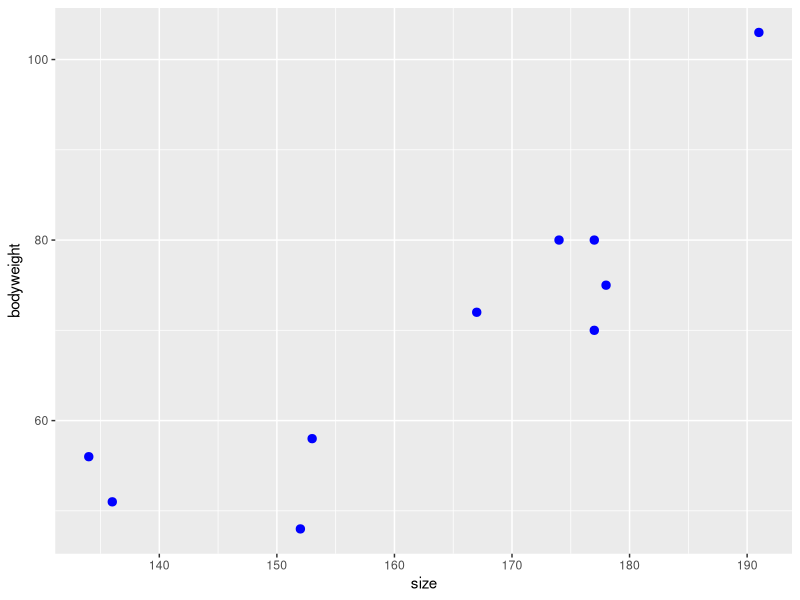
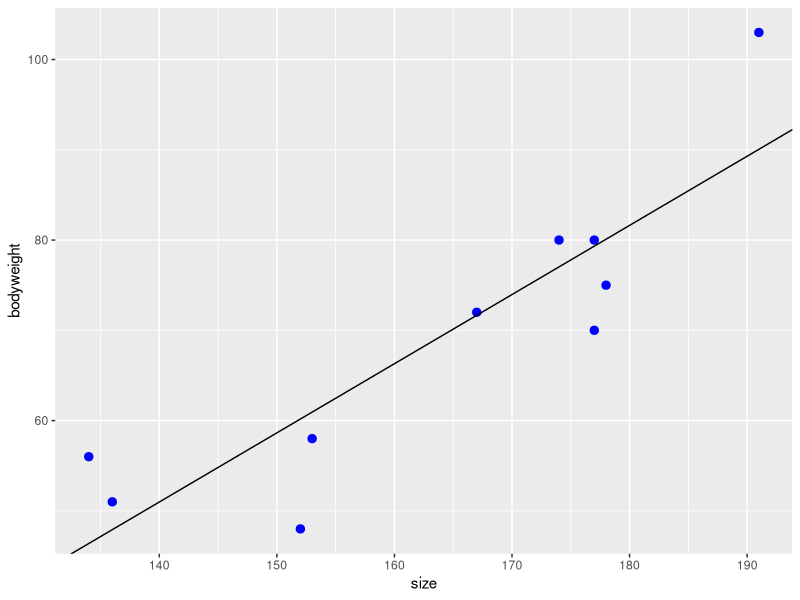
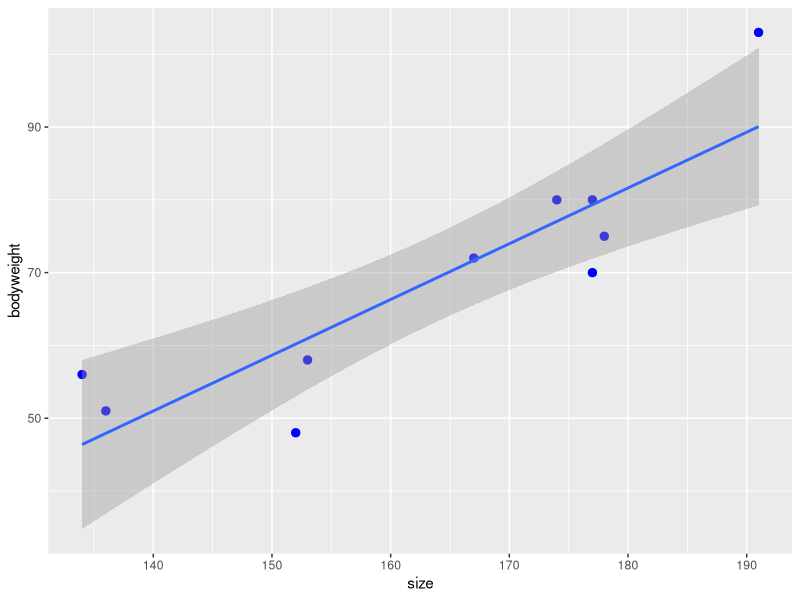
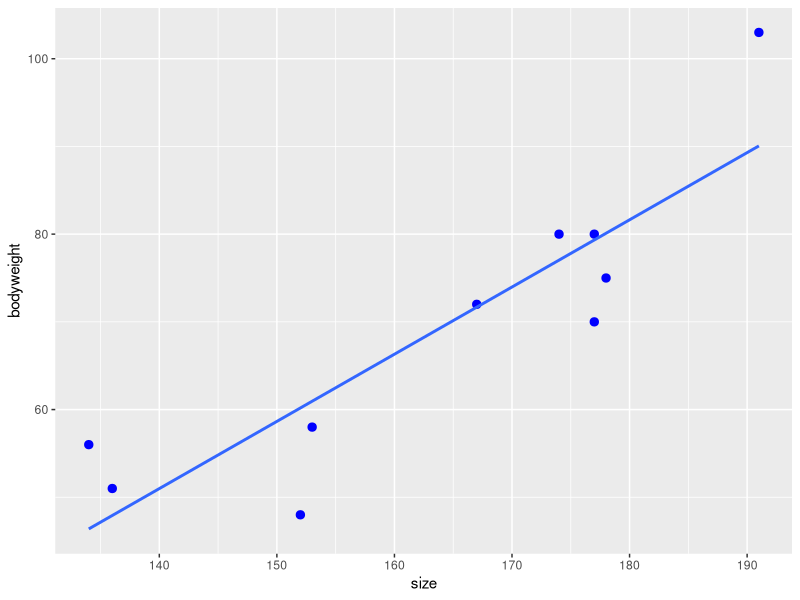

Source code (R) for these figures, in order:
## ---- chunk 1
knitr::opts_chunk$set(echo = TRUE)

# title: Linear regression
# author: jonathan
# revised: 3/2/2020

WEB <- c("https://bioceed.uib.no/dropfolder/bioSTATS/Rmd/Basic/regression/linear-regression.html")
GIT <- c("https://github.com/jonathansoule/biostats/blob/master/Basic/regression/linear-regression.Rmd")
library(ggplot2)
## ---- chunk 2
# variable1
bodyweight <- c(70, 75, 72, 58, 80, 80, 48, 56, 103, 51)

# variable2
size <- c(177, 178, 167, 153, 174, 177, 152, 134, 191, 136)

# dataframe
my.dataframe <- data.frame(bodyweight, size)
## ---- chunk 3
ggplot(my.dataframe, aes(size, bodyweight)) +
  geom_point(color = "blue", size = 2.5)
## ---- chunk 4
lm(bodyweight ~ size)
## ---- chunk 5
summary(lm(bodyweight ~ size))
## ---- chunk 6
ggplot(my.dataframe, aes(size, bodyweight)) +
  geom_point(color = "blue", size = 2.5) +
  geom_abline(slope = 0.7661, intercept = -56.2716)
## ---- chunk 7
ggplot(my.dataframe, aes(size, bodyweight)) +
  geom_point(color = "blue", size = 2.5) +
  geom_smooth(method = "lm")
## ---- chunk 8
ggplot(my.dataframe, aes(size, bodyweight)) +
  geom_point(color = "blue", size = 2.5) +
  geom_smooth(method = "lm", se = FALSE)
